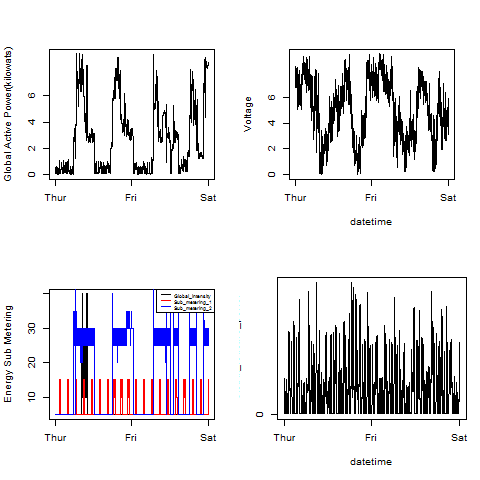

This figure's R source:
plot4 <- function(){
     source("plot1.R")
     source("plot2.R")
     source("plot3b.R")
     source("plot3c.R")
     source("plot3.R")
     png("plot4.png")
     par(mfrow=c(2,2))
     plot2()
     plot3c()
     plot3()
     plot3b()
     dev.off()
}
